Frame 1 (no input): blank canvas, image omitted
Frame 60 (the mouse pressed at the canvas centre just before this capture): blank canvas, image omitted
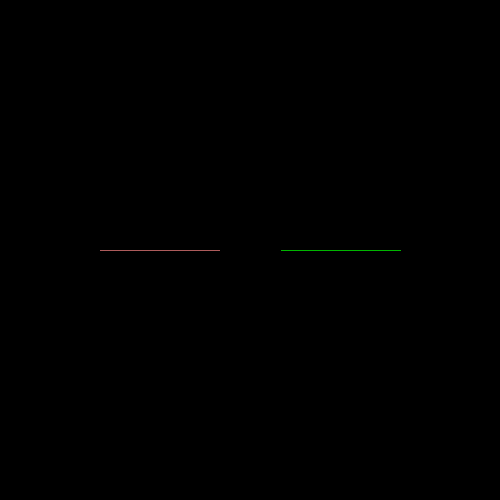
Frame 120 (the mouse held since frame 60 and released just before this capture)

The Processing sketch whose frames 1 and 60 were blank and that drew this single picture after the mouse press (run headless with seeded random() and noise(); from frame 60 on, the mouse is pressed at the canvas centre):

// Processing sketch: processing_77777
// ── processing_77777.pde

//Eli Newbrun-Mintz, CP1 4-5, TRON
int x=400;
int y=250;
int cx=100;
int cy=250;
int cdir=RIGHT;
int dir=LEFT;
boolean gameOver=false;
void setup()
{
  size(500, 500);
  background(0);
  frameRate(100);
  stroke(255, 255, 255);
}

void draw()
{

  if (gameOver==false)
  {
    human();
    computer();
  }
}

void human()
{
  stroke(0, 255, 0);
  point(x, y);

  if (dir==RIGHT)
  {
    x++;
  }
  else if (dir==LEFT)
  {
    x--;
  }
  else if (dir==DOWN)
  {
    y++;
  }
  else if (dir==UP)
  {
    y--;
  }
}

void keyPressed()
{
  if (key=='w')
  {
    dir=UP;
  }
  else if (key=='d')
  {
    dir=RIGHT;
  }
  else if (key=='s')
  {
    dir=DOWN;
  }
  else if (key=='a')
  {
    dir=LEFT;
  }


  if (keyCode==ENTER)
  {
    gameOver=false;
    background(0, 0, 0);
    x=400;
    y=250;
    cx=100;
    cy=250;
    cdir=RIGHT;
    dir=LEFT;
  }
}


void computer()
{
  stroke(245, 129, 129);
  point(cx, cy);

  if (cdir==RIGHT)
  {
    cx++;
    if (get(cx+2, cy) !=color(0, 0, 0))
    {
      cdir=UP;
    }
  }

  else if (cdir==LEFT)
  {
    cx--;
    if (get(cx-2, cy) !=color(0, 0, 0))
    {
      cdir=DOWN;
    }
  }

  else if (cdir==UP)
  {
    cy--;
    if (get(cx, cy-2) !=color(0, 0, 0))
    {
      cdir=LEFT;
    }
  }

  else if (cdir==DOWN)
  {
    cy++;
    if (get(cx, cy+2) !=color(0, 0, 0))
    {
      cdir=RIGHT;
    }
  }
  if (gameOver==true)
  {
    cdir=0;
    dir=0;
    textSize(30);
    fill(49, 131, 55);
    text("GAME OVER", 255, 400);
  }


  if (get(cx, cy) !=color(0, 0, 0))
  {

    noStroke();
    fill(255, 0, 0);
    ellipse(cx, cy, 50, 50);
    textSize(50);
    fill(232, 129, 49);
    smooth();
    textAlign(CENTER);
    text("KA-BOOM!!!!", 250, 250);
    gameOver=true;
    textSize(20);
    fill(49, 131, 55);
    text("Human Wins!", 255, 300);
  }

  else if (get(x, y) !=color(0, 0, 0))
  {
    dir=0;
    noStroke();
    fill(255, 0, 0);
    ellipse(x, y, 50, 50);
    textSize(50);
    fill(232, 129, 49);
    smooth();
    textAlign(CENTER);
    text("KA-BOOM!!!!", 250, 250);
    gameOver=true;
    textSize(20);
    fill(49, 131, 55);
    text("Computer Wins :-(", 255, 300);
  }
}
